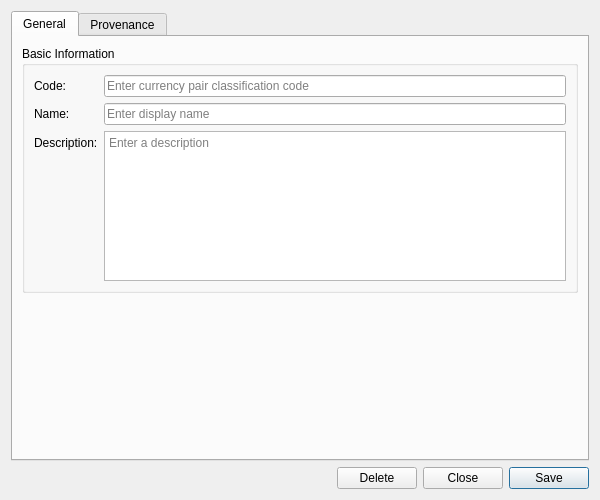
<?xml version="1.0" encoding="UTF-8"?>
<ui version="4.0">
 <class>CurrencyPairClassificationDetailDialog</class>
 <widget class="QWidget" name="CurrencyPairClassificationDetailDialog">
  <property name="geometry">
   <rect>
    <x>0</x>
    <y>0</y>
    <width>600</width>
    <height>500</height>
   </rect>
  </property>
  <property name="sizePolicy">
   <sizepolicy hsizetype="Preferred" vsizetype="Preferred">
    <horstretch>0</horstretch>
    <verstretch>0</verstretch>
   </sizepolicy>
  </property>
  <property name="minimumSize">
   <size>
    <width>600</width>
    <height>500</height>
   </size>
  </property>
  <property name="windowTitle">
   <string>Currency Pair Classification Details</string>
  </property>
  <layout class="QVBoxLayout" name="verticalLayout">
   <item>
    <widget class="QTabWidget" name="tabWidget">
     <property name="currentIndex"><number>0</number></property>
     <widget class="QWidget" name="generalTab">
      <attribute name="title"><string>General</string></attribute>
      <layout class="QVBoxLayout" name="generalLayout">
       <item>
        <widget class="QGroupBox" name="basicInfoGroup">
         <property name="title">
          <string>Basic Information</string>
         </property>
         <layout class="QFormLayout" name="formLayout">
          <item row="0" column="0">
           <widget class="QLabel" name="labelCode">
            <property name="text">
             <string>Code:</string>
            </property>
           </widget>
          </item>
          <item row="0" column="1">
           <widget class="QLineEdit" name="codeEdit">
            <property name="placeholderText">
             <string>Enter currency pair classification code</string>
            </property>
            <property name="readOnly">
             <bool>true</bool>
            </property>
           </widget>
          </item>
          <item row="1" column="0">
           <widget class="QLabel" name="labelName">
            <property name="text">
             <string>Name:</string>
            </property>
           </widget>
          </item>
          <item row="1" column="1">
           <widget class="QLineEdit" name="nameEdit">
            <property name="placeholderText">
             <string>Enter display name</string>
            </property>
           </widget>
          </item>
          <item row="2" column="0">
           <widget class="QLabel" name="labelDescription">
            <property name="text">
             <string>Description:</string>
            </property>
           </widget>
          </item>
          <item row="2" column="1">
           <widget class="QPlainTextEdit" name="descriptionEdit">
            <property name="minimumSize">
             <size>
              <width>0</width>
              <height>80</height>
             </size>
            </property>
            <property name="maximumSize">
             <size>
              <width>16777215</width>
              <height>150</height>
             </size>
            </property>
            <property name="placeholderText">
             <string>Enter a description</string>
            </property>
           </widget>
          </item>
         </layout>
        </widget>
       </item>
       <item>
        <spacer name="verticalSpacer">
         <property name="orientation">
          <enum>Qt::Vertical</enum>
         </property>
         <property name="sizeHint" stdset="0">
          <size>
           <width>20</width>
           <height>40</height>
          </size>
         </property>
        </spacer>
       </item>
      </layout>
     </widget>
     <widget class="QWidget" name="provenanceTab">
      <attribute name="title"><string>Provenance</string></attribute>
      <layout class="QVBoxLayout" name="provenanceTabLayout">
       <item>
        <widget class="ores::qt::ProvenanceWidget" name="provenanceWidget" native="true"/>
       </item>
      </layout>
     </widget>
    </widget>
   </item>
   <item>
    <layout class="QHBoxLayout" name="buttonLayout">
     <item>
      <spacer name="horizontalSpacer">
       <property name="orientation">
        <enum>Qt::Horizontal</enum>
       </property>
       <property name="sizeHint" stdset="0">
        <size>
         <width>40</width>
         <height>20</height>
        </size>
       </property>
      </spacer>
     </item>
     <item>
      <widget class="QPushButton" name="deleteButton">
       <property name="text">
        <string>Delete</string>
       </property>
      </widget>
     </item>
     <item>
      <widget class="QPushButton" name="closeButton">
       <property name="text">
        <string>Close</string>
       </property>
      </widget>
     </item>
     <item>
      <widget class="QPushButton" name="saveButton">
       <property name="text">
        <string>Save</string>
       </property>
       <property name="default">
        <bool>true</bool>
       </property>
      </widget>
     </item>
    </layout>
   </item>
  </layout>
 </widget>
 <customwidgets>
  <customwidget>
   <class>ores::qt::ProvenanceWidget</class>
   <extends>QWidget</extends>
   <header>ores.qt/ProvenanceWidget.hpp</header>
  </customwidget>
 </customwidgets>
 <resources/>
 <connections/>
</ui>
